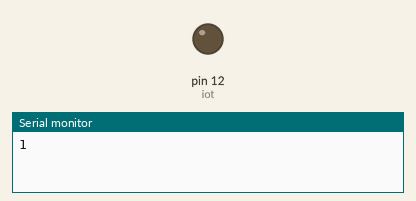
A sketch run on a simulated Arduino Uno, built with avr-gcc and run on an emulated ATmega328P. Parts: output pins drawn as LEDs (lit = HIGH), the last lines printed to the serial monitor.

Above: at 0.1 s.
At 39.1 s:
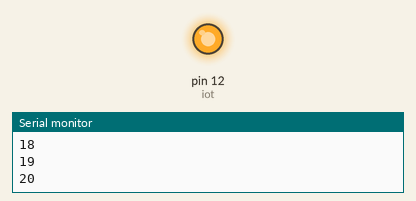
Timing chart, 0 to 40.6 s (numbered marks = the images above):
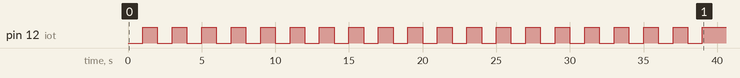

The sketch:

led_flashing.ino
```cpp
int iot = 12;

void setup() {

  Serial.begin(9600);
  pinMode(iot, OUTPUT);
  for (int i=1;  i<=20; i++  ) {
    Serial.println(i);
    digitalWrite(iot, LOW);                                   //ให้ LED ติด
    delay(1000);                                              //หน่วงเวลา 1วินาที
    digitalWrite(iot, HIGH);                                  //ให้ LED ดับ
    delay(1000);                                              //หน่วงเวลา 1วินาที
  }
}

void loop() {

}
```
